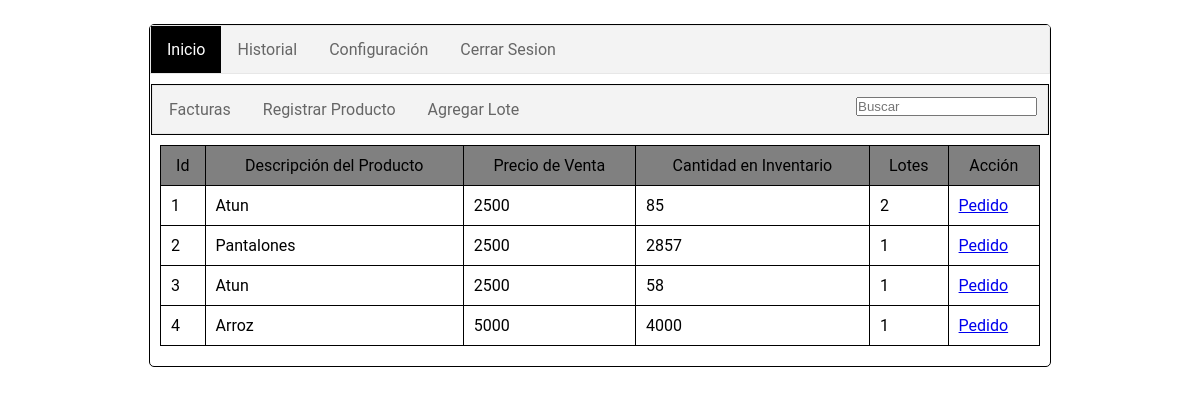
The app's page /index.php (signed in) with its own data.
### tables this page shows
CREATE TABLE `producto` (
  `id_producto` int(11) NOT NULL,
  `nombre_producto` varchar(50) NOT NULL,
  `precio_venta_producto` int(200) NOT NULL
);

### modulos/funciones.php (called while the page is built)
<?php
function truncate($val, $f="0")
{
    if(($p = strpos($val, '.')) !== false) {
        $val = floatval(substr($val, 0, $p + 1 + $f));
    }
    return $val;
}
?>

### modulos/inventario.php (the view, shortened to what this page needs)
<?php
$resultados = $db->query("SELECT limite_busqueda FROM config");
$numpage = ($_GET["numpage"]) ? ((is_numeric($_GET["numpage"])) ? $_GET["numpage"]-1 : 0) : 0 ;
$limitepage = $resultados->fetch_object();
$limitepage = $limitepage->limite_busqueda;
if ($buscador) {
	$resultados = $db->query("SELECT * FROM producto WHERE nombre_producto LIKE '%$buscar%' LIMIT ".$limitepage." OFFSET ".($limitepage*$numpage));
	$counter = $db->query("SELECT * FROM producto WHERE nombre_producto LIKE '%$buscar%'");
	$count = $counter->num_rows;
	$counter->free();
}else{
	$resultados = $db->query("SELECT * FROM producto LIMIT ".$limitepage." OFFSET ".($limitepage*$numpage));
	$counter = $db->query("SELECT * FROM producto");
	$count = $counter->num_rows;
}
$count = $count / $limitepage;
$count = (truncate($count)<$count) ? truncate($count)+1 : truncate($count);
?>
<div id="inicio">
	<table>
		<thead>
			<tr>
				<td>Id</td>
				<td>Descripción del Producto</td>
				<td>Precio de Venta</td>
				<td>Cantidad en Inventario</td>
				<td>Lotes</td>
				<td>Acción</td>
			</tr>
		</thead>
		<tbody>
			<?php
				if($resultados->num_rows){
					while ($row = $resultados->fetch_object()) {
						$cantidad = 0;
						$countlote = 0;
						$lote = $db->query("SELECT * FROM lote where id_producto = '$row->id_producto'");
						if ($lote->num_rows) {
							while ($rowlote = $lote->fetch_object()) {
								if ($rowlote->cantidad>0) {
									$countlote++;
									$cantidad = $rowlote->cantidad+$cantidad;
								}
							}
						}
						if (!($cantidad <=0)) {
						?>
							<tr>
								<td><?php echo $row->id_producto;?></td>
								<td><?php echo $row->nombre_producto;?></td>
								<td><?php echo $row->precio_venta_producto;?></td>
								<td><?php echo $cantidad;?></td>
								<td><?php echo $countlote;?></td>
								<td><a href="index.php?page=articulo&id=<?php echo $row->id_producto;?>">Pedido</a></td>
							</tr>
						<?php
					}}
				}else{
			?>
			<tr>
				<td colspan="6"><center>No se encontraron resultados.</center></td>
			</tr>
			<?php
				}
			?>
		</tbody>
	</table>
</div>

### index.php (shortened to what this page needs)
<?php
require "./modulos/funciones.php";
$buscador = false;
$sesion = true;
if(!isset($_SESSION['sesion'])){
    $page = "inicio";
    $accion = "login";
    $sesion = false;
}else{
	$page = (isset($_GET["page"])) ? $_GET["page"] : "inicio";
	$accion = isset($_GET["accion"]) ? $_GET["accion"] : "inventario";
}
?>
<!DOCTYPE html>
<html>
<head>
	<link rel="stylesheet" type="text/css" href="estilos.css">
</head>
<body>
	<div id="contenedor">
		<ul>
		  <li><a <?php if($page == "inicio"){ echo 'class="active"';} ?> href="index.php">Inicio</a></li>
		  <li><a <?php if($page == "historial"){ echo 'class="active"';} ?> href="index.php?page=historial">Historial</a></li>
		  <li><a <?php if($page == "config"){ echo 'class="active"';} ?> href="index.php?page=config">Configuración</a></li>
		  <?php echo $sesion ? '<li> <a href="index.php?page=inicio&accion=logout">Cerrar Sesion</a></li>' : '' ?>
		</ul>
		<?php
		if(!@require_once("./modulos/".$page.".php")) throw new Exception("Error al cargar '".$page.".php'");
		?>
	</div>
</body>
</html>

### modulos/inicio.php
<div id="opciones">
		<ul>
			<li><a <?php if($accion == "facturar"){ echo 'class="active"';} ?> href="index.php?page=inicio&accion=factura">Facturas</a></li>
			<li><a <?php if($accion == "registrar"){ echo 'class="active"';} ?> href="index.php?page=inicio&accion=registrar">Registrar Producto</a></li>
			<li><a <?php if($accion == "agregar"){ echo 'class="active"';} ?> href="index.php?page=inicio&accion=agregar">Agregar Lote</a></li>
			<li>
				<form method="get" action = "index.php">
					<input type="text" placeholder="Buscar" name="buscar" <?php if($buscador){ echo "value='".$buscar."'";} ?> required>
				</form>
			</li>
		</ul>
</div>
<?php
if(!@require_once($accion.".php")) throw new Exception("Error al cargar '".$accion.".php'");
?>

### estilos.css (style rules this page uses)
* { margin: 0px; padding: 0px; }
#contenedor { background-color: white; font-family: "Roboto", sans-serif; margin: 0 auto; margin-top: 2%; width: 900px; height: auto; border: 1px solid black; border-radius: 5px; overflow:auto; padding-bottom: 10px; }
ul { list-style-type: none; margin: 0; padding: 0; overflow: hidden; border: 1px solid #e7e7e7; background-color: #f3f3f3; }
li { float: left; }
li a { display: block; color: #666; text-align: center; padding: 14px 16px; text-decoration: none; }
li a.active { color: white; background-color: black; }
#opciones { border: 1px solid black; margin-left: 1px; margin-right: 1px; margin-top: 10px; }
#opciones ul { list-style-type: none; margin: 0; padding: 0; overflow: hidden; border: 1px solid #e7e7e7; background-color: #f3f3f3; }
#opciones li a { display: block; color: #666; text-align: center; padding: 14px 16px; text-decoration: none; }
#inicio { margin: 10px 10px 10px 10px; }
#inicio table { border: 1px solid black; width: 100%; border-collapse: collapse; }
#inicio table thead { background: gray; text-align: center; }
#inicio table td { padding: 10px; border: 1px solid black; }
#inicio table tr { border: 1px solid black; }
#opciones form { display: inline-block; }
#opciones li:last-child > form { margin: 10px; }
#opciones li:last-child { float:right; }

### records on screen
producto: id_producto "1", nombre_producto "Atun", precio_venta_producto "2500", cantidad "85", countlote "2"
producto: id_producto "2", nombre_producto "Pantalones", precio_venta_producto "2500", cantidad "2857", countlote "1"
producto: id_producto "3", nombre_producto "Atun", precio_venta_producto "2500", cantidad "58", countlote "1"
producto: id_producto "4", nombre_producto "Arroz", precio_venta_producto "5000", cantidad "4000", countlote "1"
